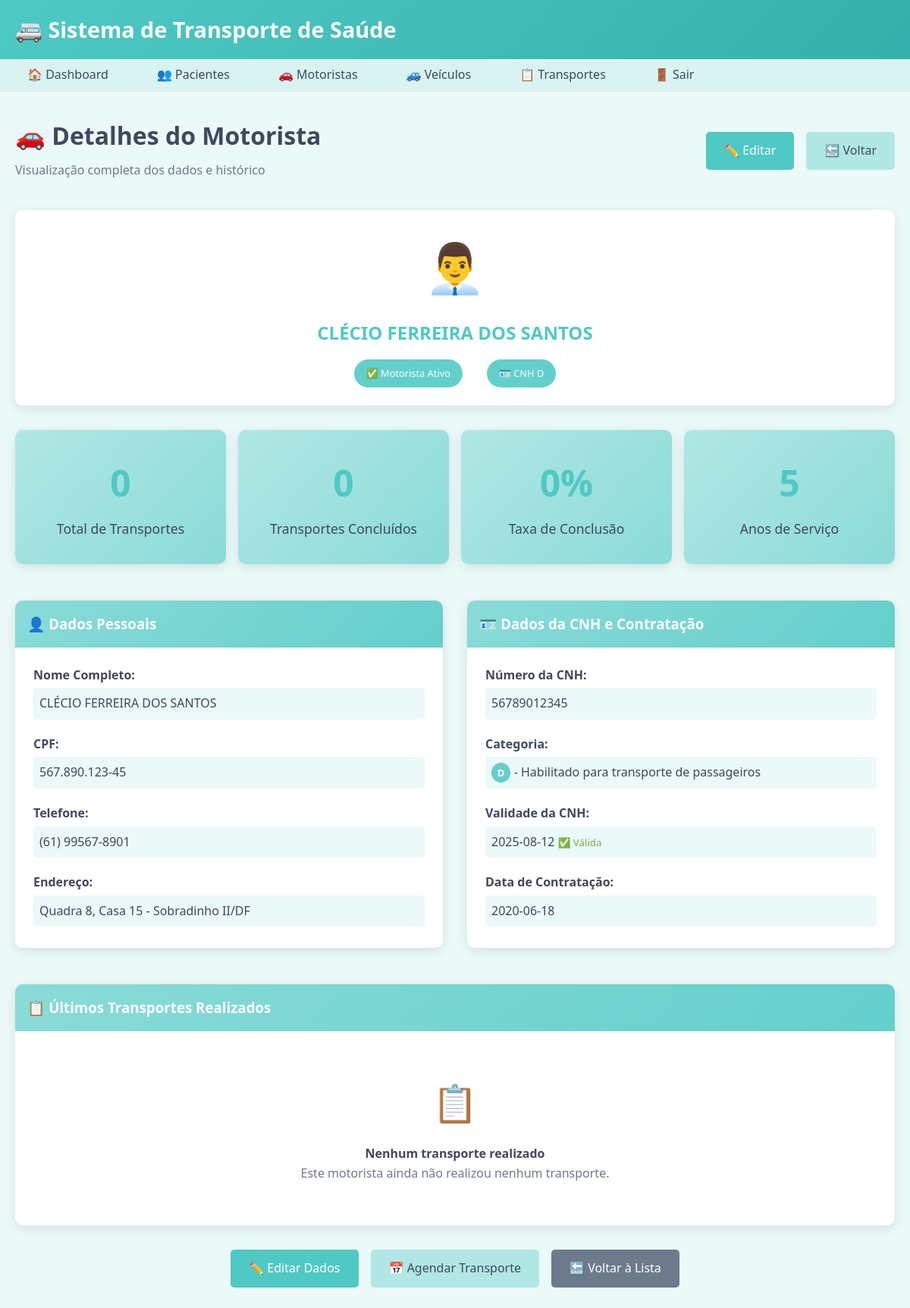
The page /drivers/5/view (signed in) on the database its author committed.
### tables this page shows
CREATE TABLE driver (
    id INTEGER PRIMARY KEY AUTOINCREMENT,
    name VARCHAR(100) NOT NULL,
    cpf VARCHAR(14) UNIQUE NOT NULL,
    cnh VARCHAR(20) UNIQUE NOT NULL,
    cnh_category VARCHAR(5) NOT NULL,
    cnh_expiry DATE NOT NULL,
    phone VARCHAR(15),
    address TEXT,
    hire_date DATE NOT NULL,
    is_active BOOLEAN DEFAULT 1
, employment_type VARCHAR(20) DEFAULT "prefeitura", company_name VARCHAR(150), company_cnpj VARCHAR(20), company_contact VARCHAR(100), company_phone VARCHAR(15), company_address TEXT);

### app_simple.py (the view)
@app.route('/drivers/<int:driver_id>/view')
def drivers_view(driver_id):
    if not check_auth():
        return redirect('/login')
    conn = get_db()
    cursor = conn.cursor()
    cursor.execute('SELECT * FROM driver WHERE id = ?', (driver_id,))
    driver = cursor.fetchone()
    if not driver:
        flash('Motorista não encontrado!', 'danger')
        return redirect('/drivers')
    cursor.execute('''
        SELECT t.*, p.name as patient_name, v.plate as vehicle_plate
        FROM transport t
        LEFT JOIN patient p ON t.patient_id = p.id
        LEFT JOIN vehicle v ON t.vehicle_id = v.id
        WHERE t.driver_id = ?
        ORDER BY t.appointment_date DESC
        LIMIT 10
    ''', (driver_id,))
    recent_transports = cursor.fetchall()
    cursor.execute('SELECT COUNT(*) as total FROM transport WHERE driver_id = ?', (driver_id,))
    total_transports = cursor.fetchone()['total']
    cursor.execute('''
        SELECT COUNT(*) as completed
        FROM transport
        WHERE driver_id = ? AND status = 'concluido'
    ''', (driver_id,))
    completed_transports = cursor.fetchone()['completed']
    conn.close()
    return render_template('drivers/view.html',
                         driver=driver,
                         recent_transports=recent_transports,
                         total_transports=total_transports,
                         completed_transports=completed_transports)

### app_simple.py (called while the page is built)
def get_db():
    conn = sqlite3.connect(DB_PATH)
    conn.row_factory = sqlite3.Row  # Para acessar colunas por nome
    return conn

def check_auth():
    return 'user_id' in session

### templates/drivers/view.html (shortened to what this page needs)
{% extends "base.html" %}
{% block content %}
<div style="padding: 2rem 0;">
    <div style="display: flex; justify-content: space-between; align-items: center; margin-bottom: 2rem;">
        <div>
            <h1>🚗 Detalhes do Motorista</h1>
            <p style="color: var(--gray-color); margin: 0.5rem 0;">Visualização completa dos dados e histórico</p>
        </div>
        <div style="display: flex; gap: 1rem;">
            <a href="/drivers/{{ driver.id }}/edit" class="btn btn-primary">✏️ Editar</a>
            <a href="/drivers" class="btn btn-secondary">🔙 Voltar</a>
        </div>
    </div>
    <div class="card" style="margin-bottom: 2rem;">
        <div class="card-body" style="text-align: center;">
            <div style="font-size: 4rem; margin-bottom: 1rem;">👨‍💼</div>
            <h2 style="color: var(--primary-color); margin-bottom: 0.5rem;">{{ driver.name }}</h2>
            <div style="display: flex; justify-content: center; gap: 2rem; margin-top: 1rem;">
                {% if driver.is_active %}
                    <span class="priority-normal" style="padding: 0.5rem 1rem; border-radius: 20px;">✅ Motorista Ativo</span>
                {% else %}
                    <span class="priority-high" style="padding: 0.5rem 1rem; border-radius: 20px;">❌ Motorista Inativo</span>
                {% endif %}
                <span class="priority-normal" style="padding: 0.5rem 1rem; border-radius: 20px;">🪪 CNH {{ driver.cnh_category }}</span>
            </div>
        </div>
    </div>
    <div style="display: grid; grid-template-columns: repeat(auto-fit, minmax(200px, 1fr)); gap: 1rem; margin-bottom: 2rem;">
        <div class="stat-card">
            <div class="stat-number">{{ total_transports }}</div>
            <div class="stat-label">Total de Transportes</div>
        </div>
        <div class="stat-card">
            <div class="stat-number">{{ completed_transports }}</div>
            <div class="stat-label">Transportes Concluídos</div>
        </div>
        <div class="stat-card">
            <div class="stat-number">
                {% if total_transports > 0 %}
                    {{ ((completed_transports / total_transports) * 100)|round|int }}%
                {% else %}
                    0%
                {% endif %}
            </div>
            <div class="stat-label">Taxa de Conclusão</div>
        </div>
        <div class="stat-card">
            <div class="stat-number">
                {% set years_working = (driver.hire_date|length > 0) %}
                {% if years_working %}
                    {{ ((2025 - driver.hire_date[:4]|int)) if driver.hire_date[:4]|int < 2025 else 0 }}
                {% else %}
                    0
                {% endif %}
            </div>
            <div class="stat-label">Anos de Serviço</div>
        </div>
    </div>
    <div style="display: grid; grid-template-columns: 1fr 1fr; gap: 2rem;">
        <div class="card">
            <div class="card-header">
                <h3>👤 Dados Pessoais</h3>
            </div>
            <div class="card-body">
                <div style="display: grid; gap: 1rem;">
                    <div>
                        <label style="font-weight: bold; color: var(--text-color);">Nome Completo:</label>
                        <p style="margin: 0.25rem 0; padding: 0.5rem; background-color: var(--color-95); border-radius: 5px;">{{ driver.name }}</p>
                    </div>
                    <div>
                        <label style="font-weight: bold; color: var(--text-color);">CPF:</label>
                        <p style="margin: 0.25rem 0; padding: 0.5rem; background-color: var(--color-95); border-radius: 5px;">{{ driver.cpf }}</p>
                    </div>
                    <div>
                        <label style="font-weight: bold; color: var(--text-color);">Telefone:</label>
                        <p style="margin: 0.25rem 0; padding: 0.5rem; background-color: var(--color-95); border-radius: 5px;">{{ driver.phone or 'Não informado' }}</p>
                    </div>
                    <div>
                        <label style="font-weight: bold; color: var(--text-color);">Endereço:</label>
                        <p style="margin: 0.25rem 0; padding: 0.5rem; background-color: var(--color-95); border-radius: 5px;">{{ driver.address or 'Não informado' }}</p>
                    </div>
                </div>
            </div>
        </div>
        <div class="card">
            <div class="card-header">
                <h3>🪪 Dados da CNH e Contratação</h3>
            </div>
            <div class="card-body">
                <div style="display: grid; gap: 1rem;">
                    <div>
                        <label style="font-weight: bold; color: var(--text-color);">Número da CNH:</label>
                        <p style="margin: 0.25rem 0; padding: 0.5rem; background-color: var(--color-95); border-radius: 5px;">{{ driver.cnh }}</p>
                    </div>
                    <div>
                        <label style="font-weight: bold; color: var(--text-color);">Categoria:</label>
                        <p style="margin: 0.25rem 0; padding: 0.5rem; background-color: var(--color-95); border-radius: 5px;">
                            <span class="priority-normal" style="font-weight: bold;">{{ driver.cnh_category }}</span>
                            {% if driver.cnh_category == 'D' %}
                                - Habilitado para transporte de passageiros
                            {% elif driver.cnh_category == 'C' %}
                                - Habilitado para veículos de carga
                            {% elif driver.cnh_category == 'B' %}
                                - Veículos de passeio
                            {% endif %}
                        </p>
                    </div>
                    <div>
                        <label style="font-weight: bold; color: var(--text-color);">Validade da CNH:</label>
                        <p style="margin: 0.25rem 0; padding: 0.5rem; background-color: var(--color-95); border-radius: 5px;">
                            {{ driver.cnh_expiry }}
                            {% if driver.cnh_expiry %}
                                <small style="color: var(--success-color);">✅ Válida</small>
                            {% endif %}
                        </p>
                    </div>
                    <div>
                        <label style="font-weight: bold; color: var(--text-color);">Data de Contratação:</label>
                        <p style="margin: 0.25rem 0; padding: 0.5rem; background-color: var(--color-95); border-radius: 5px;">{{ driver.hire_date }}</p>
                    </div>
                </div>
            </div>
        </div>
    </div>
    <div class="card" style="margin-top: 2rem;">
        <div class="card-header">
            <h3>📋 Últimos Transportes Realizados</h3>
        </div>
        <div class="card-body">
            {% if recent_transports %}
                <div style="overflow-x: auto;">
                    <table class="table">
                        <thead>
                            <tr>
                                <th>Data</th>
                                <th>Paciente</th>
                                <th>Destino</th>
                                <th>Veículo</th>
                                <th>Status</th>
                                <th>Observações</th>
                            </tr>
                        </thead>
                        <tbody>
                            {% for transport in recent_transports %}
                            <tr>
                                <td>{{ transport.appointment_date }}</td>
                                <td>{{ transport.patient_name or 'N/A' }}</td>
                                <td>{{ transport.destination }}</td>
                                <td>{{ transport.vehicle_plate or 'N/A' }}</td>
                                <td>
                                    {% if transport.status == 'agendado' %}
                                        <span class="priority-normal">Agendado</span>
                                    {% elif transport.status == 'em_andamento' %}
                                        <span class="priority-medium">Em Andamento</span>
                                    {% elif transport.status == 'concluido' %}
                                        <span class="priority-normal">Concluído</span>
                                    {% else %}
                                        <span class="priority-high">Cancelado</span>
                                    {% endif %}
                                </td>
                                <td>{{ transport.observations[:50] + '...' if transport.observations and transport.observations|length > 50 else transport.observations or '-' }}</td>
                            </tr>
                            {% endfor %}
                        </tbody>
                    </table>
                </div>
                {% if total_transports > 10 %}
                <div style="text-align: center; margin-top: 1rem;">
                    <p style="color: var(--gray-color);">Mostrando os 10 transportes mais recentes de {{ total_transports }} no total.</p>
                    <a href="/transports?driver={{ driver.id }}" class="btn btn-secondary">Ver Todo o Histórico</a>
                </div>
                {% endif %}
            {% else %}
                <div style="text-align: center; padding: 2rem;">
                    <div style="font-size: 3rem; margin-bottom: 1rem;">📋</div>
                    <h4>Nenhum transporte realizado</h4>
                    <p style="color: var(--gray-color);">Este motorista ainda não realizou nenhum transporte.</p>
                </div>
            {% endif %}
        </div>
    </div>
    <div style="display: flex; gap: 1rem; margin-top: 2rem; justify-content: center;">
        <a href="/drivers/{{ driver.id }}/edit" class="btn btn-primary">✏️ Editar Dados</a>
        <a href="/transports/new?driver={{ driver.id }}" class="btn btn-secondary">📅 Agendar Transporte</a>
        <a href="/drivers" class="btn" style="background-color: var(--gray-color); color: white;">🔙 Voltar à Lista</a>
    </div>
</div>
{% endblock %}

### static/css/style.css (style rules this page uses)
:root { --color-100: #ffffff; --color-95: #ebf9f9; --color-90: #d8f3f2; --color-85: #c4edec; --color-80: #b1e7e5; --color-75: #9de1df; --color-70: #8adbd8; --color-65: #76d5d2; --color-60: #63cfcb; --color-55: #4fc9c4; --color-50: #3cc3bf; --color-45: #36b0ac; --color-40: #309c98; --color-35: #2a8985; --color-30: #247572; --color-25: #1e625f; --color-20: #184e4c; --color-15: #123b39; --color-10: #0c2726; --color-5: #061413; --color-0: #000000; --primary-color: var(--color-55); --primary-dark: var(--color-45); --primary-hover: var(--color-40); --secondary-color: #6d7a8c; --text-color: #3f485d; --border-color: #e5e5e5; --success-color: #79b24a; --warning-color: #f2823c; --danger-color: #e81d51; --info-color: #91ceff; --light-color: var(--color-95); --dark-color: var(--color-20); --gray-color: #6d7a8c; --input-focus: var(--primary-color); --input-focus-shadow: rgba(79, 201, 196, 0.25); }
* { margin: 0; padding: 0; box-sizing: border-box; }
body { font-family: 'Segoe UI', Tahoma, Geneva, Verdana, sans-serif; background-color: var(--color-95); color: var(--text-color); line-height: 1.6; }
.card { background: white; border-radius: 10px; box-shadow: 0 4px 15px rgba(0,0,0,0.1); margin: 1rem 0; overflow: hidden; transition: transform 0.3s ease; }
.card-header { background: linear-gradient(135deg, var(--color-70), var(--color-60)); color: white; padding: 1rem; font-weight: 600; }
.card-body { padding: 1.5rem; }
.btn { display: inline-block; padding: 0.75rem 1.5rem; border: none; border-radius: 5px; cursor: pointer; text-decoration: none; font-size: 1rem; font-weight: 500; transition: all 0.3s ease; text-align: center; }
.btn-primary { background-color: var(--primary-color); color: white; }
.btn-secondary { background-color: var(--color-80); color: var(--text-color); }
.stat-card { background: linear-gradient(135deg, var(--color-80), var(--color-70)); color: var(--text-color); padding: 2rem; border-radius: 10px; text-align: center; box-shadow: 0 4px 15px rgba(0,0,0,0.1); }
.stat-number { font-size: 3rem; font-weight: bold; color: var(--primary-color); }
.stat-label { font-size: 1.1rem; margin-top: 0.5rem; }
.priority-normal { background-color: var(--color-60); color: white; padding: 0.25rem 0.5rem; border-radius: 15px; font-size: 0.8rem; }

### rows shown on the page
driver: name "CLÉCIO FERREIRA DOS SANTOS", cnh_category "D", hire_date "5", cpf "567.890.123-45", phone "(61) 99567-8901", address "Quadra 8, Casa 15 - Sobradinho II/DF", cnh "56789012345", cnh_expiry "2025-08-12", hire_date "2020-06-18"

### other values the page prints
{{ total_transports }} "0"
{{ completed_transports }} "0"
